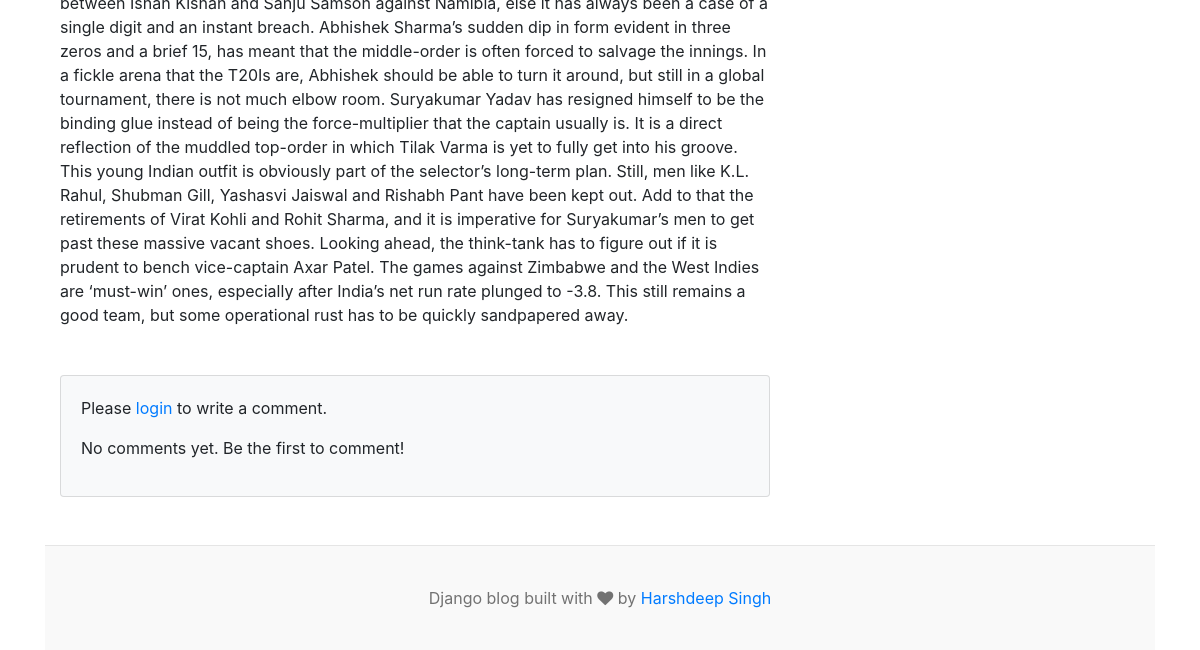
The page /blogs/t20-world-cup-loss-against-south-africa-a-rude-jolt-to-indian-campaign/ (lower part) on the database as committed earlier.
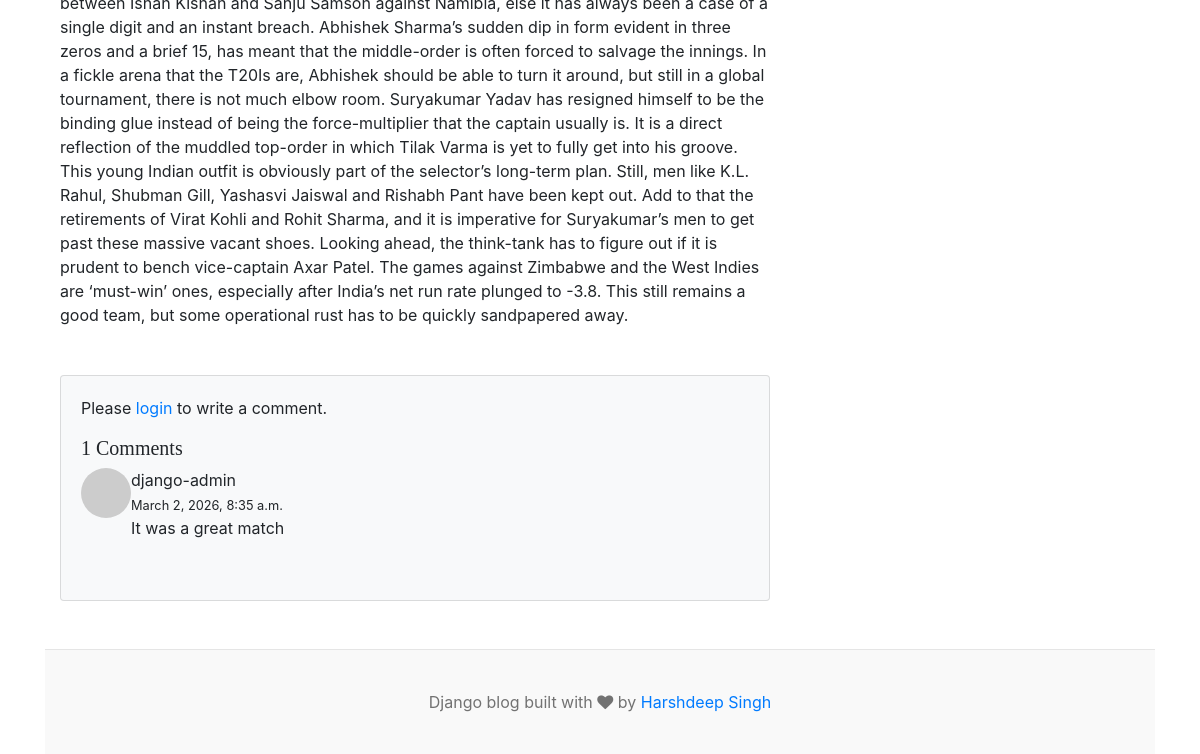
The same page on the database as committed later.
### blogs/models.py (models this page shows, shortened)
class Comment(models.Model):
    user = models.ForeignKey(User, on_delete=models.CASCADE)
    blog = models.ForeignKey(Blog, on_delete=models.CASCADE)
    comment = models.TextField(max_length=1000)
    created_at = models.DateTimeField(auto_now_add=True)
    updated_at = models.DateTimeField(auto_now=True)

### blogs/views.py (the view, shortened to what this page needs)
# urls.py: path('blogs/<slug:slug>/', post_detail, name='post_detail'),
def post_detail(request, slug):
    single_blog = get_object_or_404(Blog, slug=slug, status="Published")
    comments = Comment.objects.filter(blog=single_blog).order_by('-created_at')
    comment_count = comments.count()
    form = CommentForm()
    context = {
        'single_blog': single_blog,
        'categories': Category.objects.all(),
        'comments': comments,
        'comment_count': comment_count,
        'form': form,
    }
    return render(request, 'post_detail.html', context)

### blogs/context_processors.py (called while the page is built)
def get_all_categories(request):
    categories = Category.objects.all()
    return dict(categories=categories)

def get_social_links(request):
    social_links = SocialLink.objects.all()
    return dict(social_links=social_links)

### blogs/models.py (called while the page is built)
    def __str__(self):
        return self.name

### templates/post_detail.html (shortened to what this page needs)
{% extends 'base.html' %}
{% block content %}
<div class="container mt-5">
    <div class="row">
        <div class="col-lg-8">
            <article>
                <section class="mb-5">
                    <p class="fs-5 mb-4">{{single_blog.blog_body}}</p>
                </section>
                <section class="mb-5">
                    <div class="card bg-light">
                        <div class="card-body">
                            {% if user.is_authenticated %}
                            <form class="mb-4" method="POST">
                                {% csrf_token %}
                                {{ form.comment }}
                                <button type="submit" class="btn btn-primary mt-2">Submit</button>
                            </form>
                            {% else %}
                            <p>Please <a href="{% url 'login' %}">login</a> to write a comment.</p>
                            {% endif %}
                            {% if comments %}
                            <h5>{{ comment_count }} Comments</h5>
                            {% for comment in comments %}
                            <div class="d-flex mb-4">
                                <div class="flex-shrink-0"><img class="rounded-circle"
                                        src="https://dummyimage.com/50x50/ced4da/6c757d.jpg" alt="..." /></div>
                                <div class="ms-3">
                                    <div class="fw-bold">{{ comment.user.username }}</div>
                                    <small>{{ comment.created_at }}</small>
                                    <p>{{ comment.comment }}</p>
                                </div>
                            </div>
                            {% endfor %}
                            {% else %}
                            <p>No comments yet. Be the first to comment!</p>
                            {% endif %}
                        </div>
                    </div>
                </section>
            </article>
        </div>
        <div class="col-lg-4">
        </div>
    </div>
</div>
{% endblock %}

Rows that differ between the two databases and show on the page:
added Comment: user.username "django-admin", created_at "March 2, 2026, 8:35 a.m.", comment "It was a great match"
Other text that changed with them:
{{ comment_count }}: (not shown) → "1"
text no longer shown: "No comments yet. Be the first to comment!"
text now shown: "Comments"
